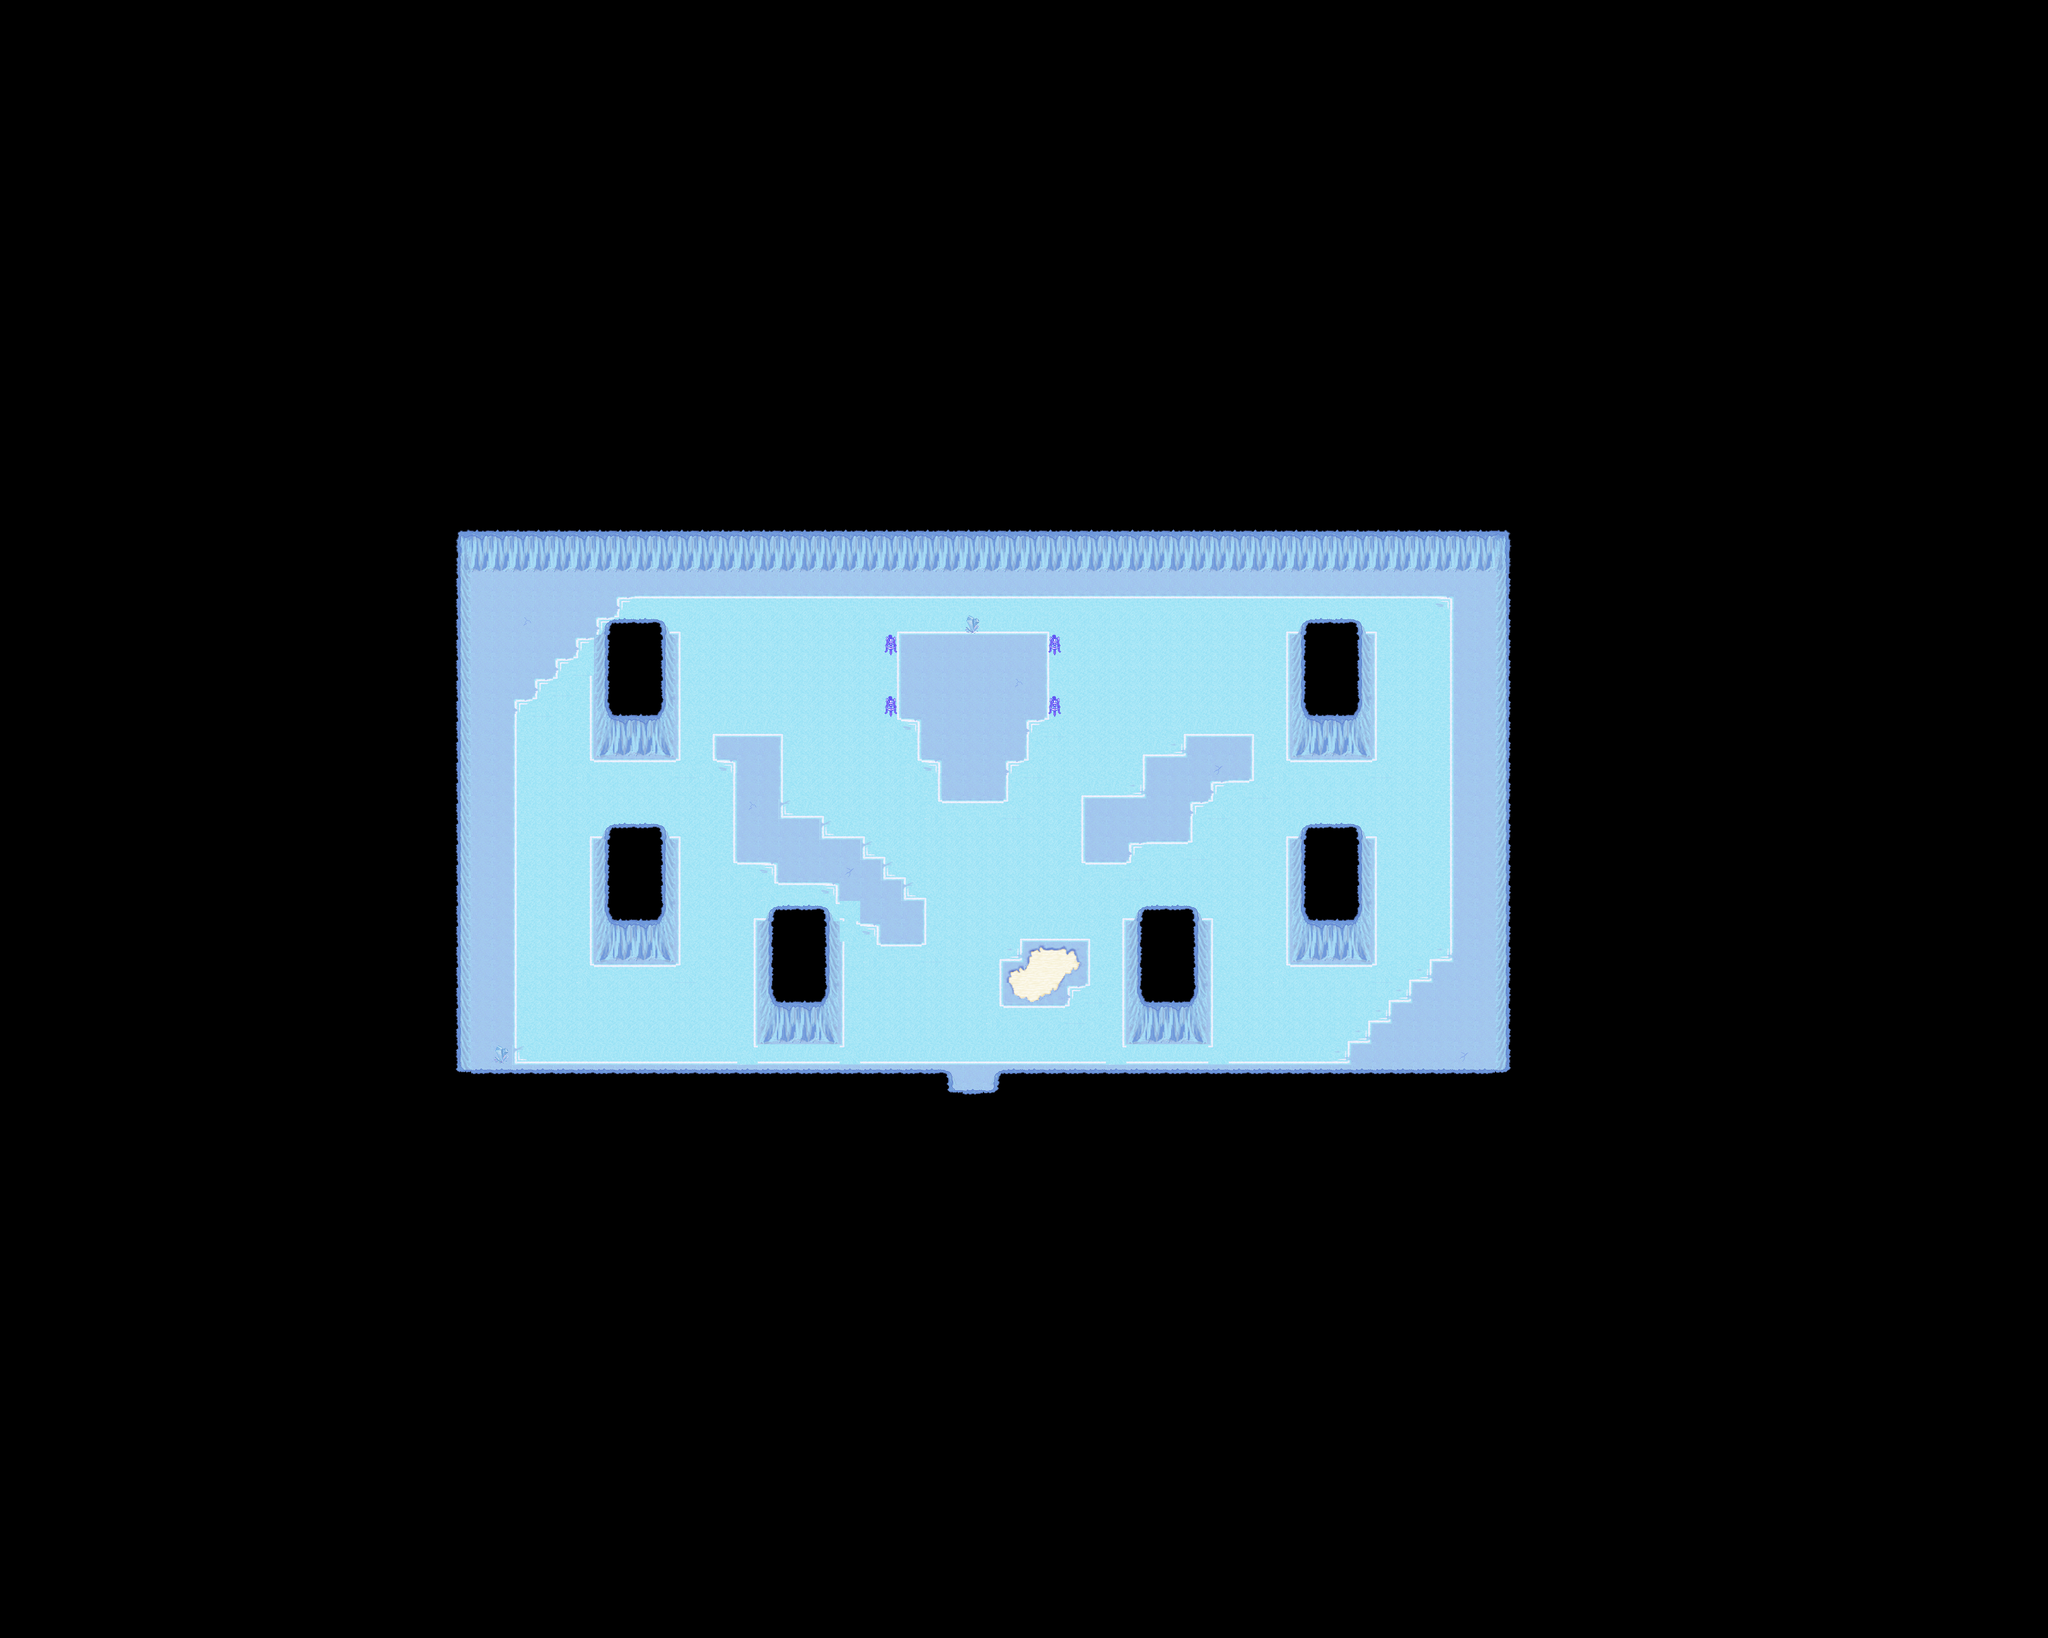

Tiled map render using the project's own tile images. Description and the map definition, with tile-layer contents summarised, below:
An orthogonal 100x80 tile map with 32x32 px tiles, 3 tile layers (Ground, Fringe, Over), 2 hidden layers not drawn, 2 tilesets and 4 objects (4x fixme).

<map version="1.4" tiledversion="1.4.1" orientation="orthogonal" renderorder="right-down" width="100" height="80" tilewidth="32" tileheight="32" infinite="0" nextlayerid="61" nextobjectid="9">
 <properties>
  <property name="background0image" value="graphics/images/spit23loginwallpaper_800x600.png" />
  <property name="author" value="Jesusalva" />
  <property name="license" value="GPL v2+, CC BY SA 4.0+" />
  <property name="manaplus version" value="2" />
  <property name="minimap" value="graphics/minimaps/001-13.png" />
  <property name="music" value="let_the_battles_begin.ogg" />
  <property name="name" value="Showdown" />
 </properties>
 <tileset firstgid="1" name="collision" tilewidth="32" tileheight="32" tilecount="9" columns="3">
  <image source="../graphics/tilesets/collision.png" width="96" height="96" />
 </tileset>
 <tileset firstgid="10" name="icecave" tilewidth="32" tileheight="32" tilecount="128" columns="16">
  <image source="../graphics/tilesets/icecave.png" width="512" height="256" />
 </tileset>
 <layer id="9" name="Ground" width="100" height="80">
  <data>[8000 cells, 8000 non-empty, 42 distinct tile ids]</data>
 </layer>
 <layer id="10" name="Fringe" width="100" height="80">
  <data>[8000 cells, 6 non-empty, 2 distinct tile ids]</data>
 </layer>
 <layer id="11" name="Over" width="100" height="80">
  <data>[8000 cells, 79 non-empty, 6 distinct tile ids]</data>
 </layer>
 <layer id="12" name="Collision" width="100" height="80" visible="0">
  <data>[8000 cells, 6899 non-empty, 1 distinct tile ids]</data>
 </layer>
 <layer id="13" name="Heights" width="100" height="80" visible="0">
  <data>[8000 cells, 0 non-empty, 0 distinct tile ids]</data>
 </layer>
 <objectgroup id="7" name="Objects">
  <object id="1" name="Margin" type="fixme" x="0" y="0" width="640" height="640" />
  <object id="3" name="Margin" type="fixme" x="0" y="1920" width="640" height="640" />
  <object id="5" name="Margin" type="fixme" x="2560" y="1920" width="640" height="640" />
  <object id="6" name="Margin" type="fixme" x="2560" y="0" width="640" height="640" />
 </objectgroup>
</map>
